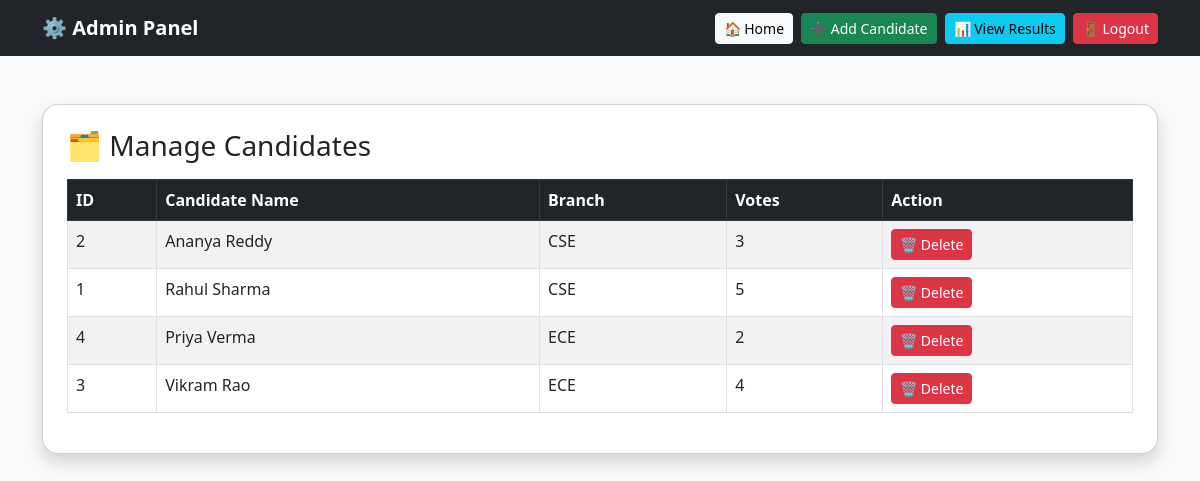
Page /admin/admin_manage_candidates.php (signed in) on the committed database.
### tables this page shows
CREATE TABLE candidates (
    id INT AUTO_INCREMENT PRIMARY KEY,
    candidate_name VARCHAR(100) NOT NULL,
    department VARCHAR(100) NOT NULL,
    vote_count INT DEFAULT 0
);

### admin/admin_manage_candidates.php (the view, shortened to what this page needs)
<?php
include '../config.php';
$sql = "SELECT * FROM candidates ORDER BY department, candidate_name";
$result = $conn->query($sql);
?>
<!DOCTYPE html>
<html lang="en">
<head>
    <link href="https://cdn.jsdelivr.net/npm/bootstrap@5.3.0/dist/css/bootstrap.min.css" rel="stylesheet">
</head>
<body class="bg-light">
<nav class="navbar navbar-expand-lg navbar-dark bg-dark">
  <div class="container">
    <a class="navbar-brand fw-bold" href="admin_dashboard.php">⚙️ Admin Panel</a>
    <div class="d-flex">
      <a href="admin_dashboard.php" class="btn btn-light btn-sm me-2">🏠 Home</a>
      <a href="admin_add_candidate.php" class="btn btn-success btn-sm me-2">➕ Add Candidate</a>
      <a href="admin_dashboard.php" class="btn btn-info btn-sm me-2">📊 View Results</a>
      <a href="admin_logout.php" class="btn btn-danger btn-sm">🚪 Logout</a>
    </div>
  </div>
</nav>
<div class="container mt-5">
    <div class="card shadow p-4 rounded-4">
        <h3 class="mb-3">🗂️ Manage Candidates</h3>
        <table class="table table-bordered table-striped">
            <thead class="table-dark">
                <tr>
                    <th>ID</th>
                    <th>Candidate Name</th>
                    <th>Branch</th>
                    <th>Votes</th>
                    <th>Action</th>
                </tr>
            </thead>
            <tbody>
                <?php if ($result->num_rows > 0): ?>
                    <?php while($row = $result->fetch_assoc()): ?>
                        <tr>
                            <td><?php echo $row['id']; ?></td>
                            <td><?php echo htmlspecialchars($row['candidate_name']); ?></td>
                            <td><?php echo htmlspecialchars($row['department']); ?></td>
                            <td><?php echo $row['vote_count']; ?></td>
                            <td>
                                <a href="admin_manage_candidates.php?delete=<?php echo $row['id']; ?>"
                                   class="btn btn-danger btn-sm"
                                   onclick="return confirm('Are you sure you want to delete this candidate?')">
                                   🗑️ Delete
                                </a>
                            </td>
                        </tr>
                    <?php endwhile; ?>
                <?php else: ?>
                    <tr>
                        <td colspan="5" class="text-center">No candidates found!</td>
                    </tr>
                <?php endif; ?>
            </tbody>
        </table>
    </div>
</div>
</body>
</html>

### rows in the picture
candidates: id "2", candidate_name "Ananya Reddy", department "CSE", vote_count "3"
candidates: id "1", candidate_name "Rahul Sharma", department "CSE", vote_count "5"
candidates: id "4", candidate_name "Priya Verma", department "ECE", vote_count "2"
candidates: id "3", candidate_name "Vikram Rao", department "ECE", vote_count "4"
